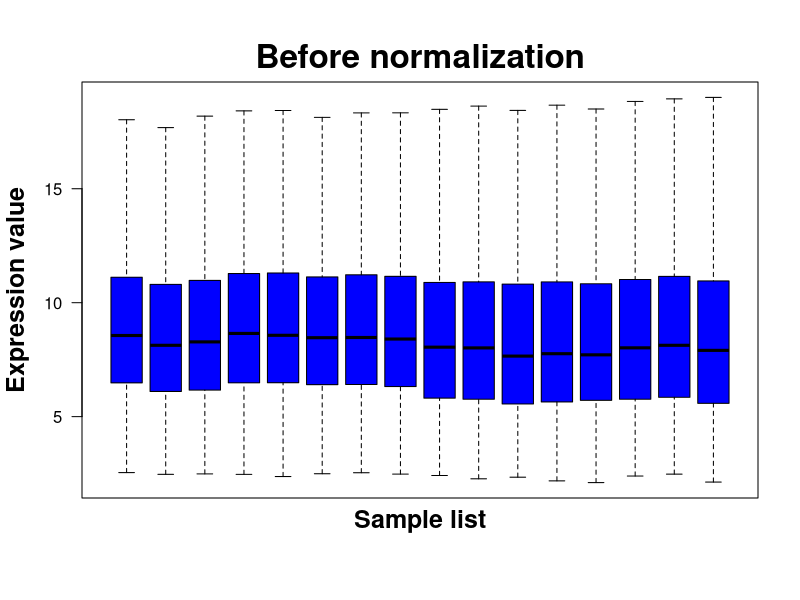
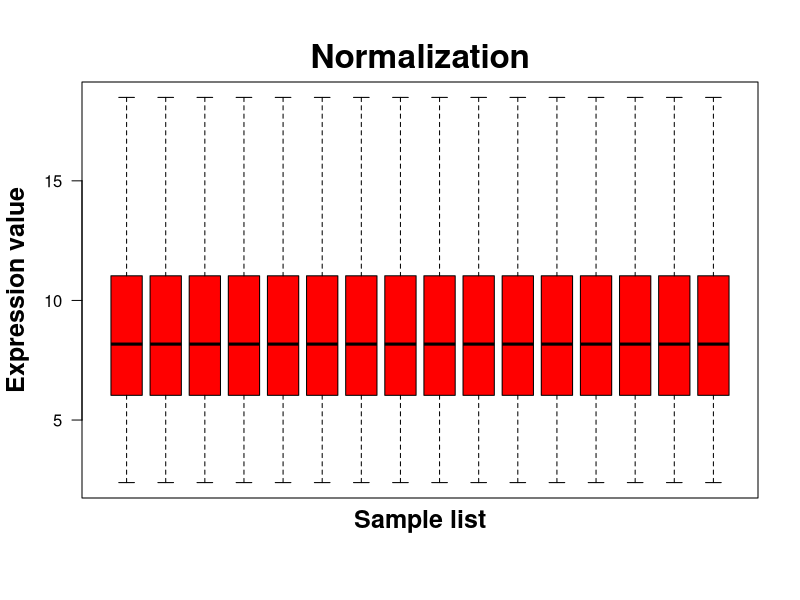

These figures' R source, in order: (Note: this script raises an error after producing the figures.)
### This procedure only suitable for: 
### Single-Channel Microarray data, 
### Input file:
### unnormalized/suitably pre-processed normalized Expression List file
### (may use upstream anlysis package to get this file, not support R object input yet)
### 

library(limma)
###!!!Client options: control group, default will use group of the first sample in sample-list file
controlGrp <- "HCC_FASNpos"
#!!!Client options: Client should choose which group to do the comparison(DEA) or do group by group comparison("group_by_group")
experGrp <- "HCC_FASNneg"
#!!!Client options: Top DE genes number
topnum <- 100

data <- read.csv("./branch/benchmark/input/gene_tidy.CSV")
firstline <- scan("./branch/benchmark/input/gene_tidy.CSV", 
                  what = "character", nlines = 1, sep = ",", quote = "\"", na.strings = c("N/A", "NA"))
sampleList <- read.csv("./branch/benchmark/input/sampleList.CSV")
rownames(data) <- data[, 1]
colnames(data) <- firstline
eset <- subset(data, select = sampleList$samples)

## Normalization
pdf(file = paste0(datadir, gse, "/raw_box.pdf"))
p <- boxplot(eset,outline=FALSE,las=2,col = 'blue',xaxt = 'n',ann = F)
title(main = list('Before normalization',cex = 2 ,font = 2),
      xlab = list('Sample list',cex = 1.5,font = 2),
      ylab = '',line = 0.7)
mtext('Expression value',side = 2,padj = -3,font = 2,cex = 1.5)
dev.off()
eset <- normalizeBetweenArrays(eset) 
pdf(file = paste0(datadir, gse, "/normalized_box.pdf"))
p1 <- boxplot(eset,outline=FALSE,las=2,col = 'red',xaxt = 'n',ann = F)
title(main = list('Normalization',cex = 2 ,font = 2),
      xlab = list('Sample list',cex = 1.5,font = 2),
      ylab = '',line = 0.7)
mtext('Expression value',side = 2,padj = -3,font = 2,cex = 1.5)
dev.off()

batremvOpt <- ifelse("batch" %in% colnames(sampleList), T, F)
if(batremvOpt){
  batch <- sampleList$batch
  eset <- removeBatchEffect(eset, batch)
}
f <- factor(sampleList$conditions)
designFormula <- eval(parse(text = ifelse(batremvOpt, "~ batch + f", "~ 0+f")))
design <- model.matrix(designFormula)
colnames(design) <- levels(f)

fit <- lmFit(eset, design)
constrast.matrix <- makeContrasts(eval(parse(text = paste0(experGrp, '-', controlGrp))),
                                  levels = design)
fit2 <- contrasts.fit(fit, constrast.matrix)
fit2 <- eBayes(fit2)
data_top <- topTable(fit2, adjust="BH", number = topnum)
